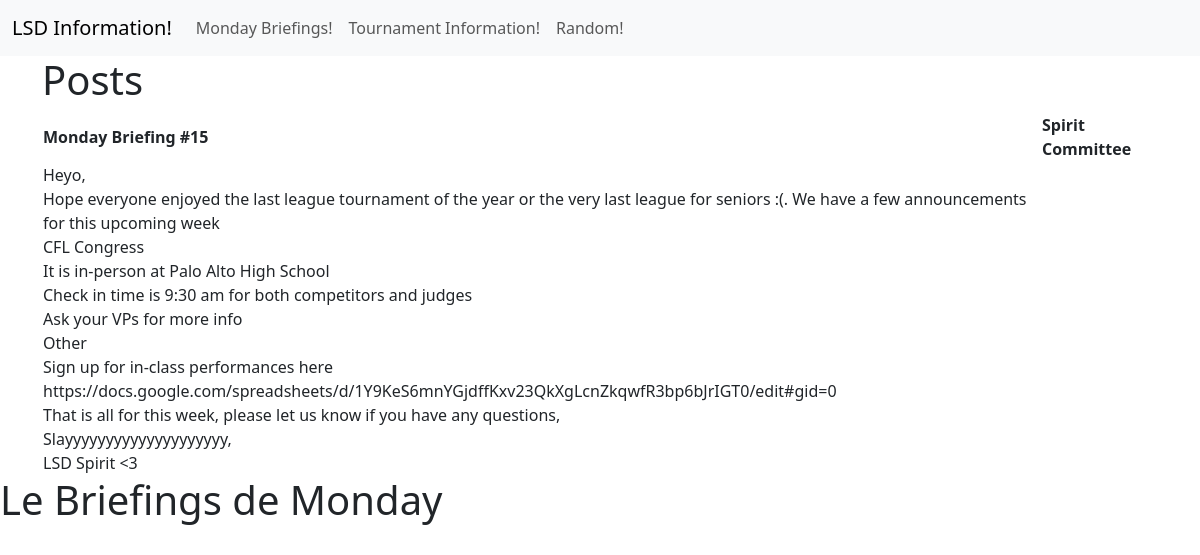
Page /monday_briefing on the committed database.
### tables this page shows
CREATE TABLE monday_briefing (subject LONGTEXT, sender LONGTEXT, body LONGTEXT);

### app.py (the view)
@app.route('/monday_briefing')
def render_monday_briefings():
    conn = get_db_connection_better("Email/emails")
    monday_briefing = conn.execute('SELECT * FROM monday_briefing').fetchall()
    monday_briefing_list = []
    for m in list(monday_briefing):
        monday_briefing_list.append(list(m))
    monday_briefing = monday_briefing_list
    return render_template("extend_emails.html", emails = monday_briefing)

### app.py (called while the page is built)
def get_db_connection_better(path):
    conn = sqlite3.connect(path +'.db')
    return conn

### templates/extend_emails.html
{% extends 'emails.html' %}
{% block content %}
    <h1>{% block title %} Posts {% endblock %}</h1>
    {% for email in emails %}
        <div class='post'>
            <table>
                <tr>
                    <th>{{ email[0] }}</th>
                    <th>{{ email[1] }}</th>
                </tr>
                <tr>
                    <td>{{ email[2] | safe}}</th>
                </tr>
            </table>
        </div>
    {% endfor %}
{% endblock %}

### rows in the picture
monday_briefing: subject "Monday Briefing #15", sender "Spirit Committee", body "Heyo, Hope everyone enjoyed the last league tournament of the year or the very last league for seniors :(. We have a few announcements for this upcoming week CFL Congress It is in-person at Palo Alto High School Check in time is 9:30 am for both competitors and judges Ask your VPs for more info Other Sign up for in-class performances here https://docs.google.com/spreadsheets/d/1Y9KeS6mnYGjdffKxv23QkXgLcnZkqwfR3bp6bJrIGT0/edit#gid=0 That is all for this week, please let us know if you have any questions, Slayyyyyyyyyyyyyyyyyyyy, LSD Spirit <3"
